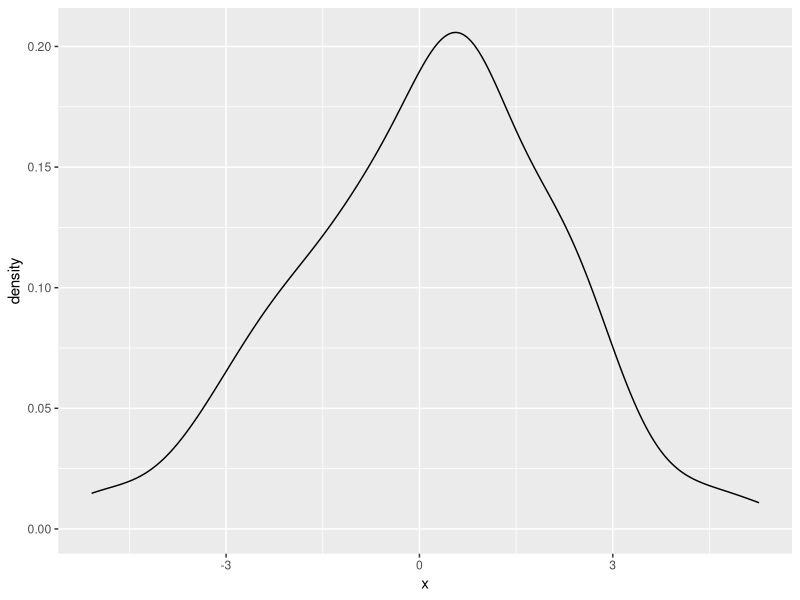
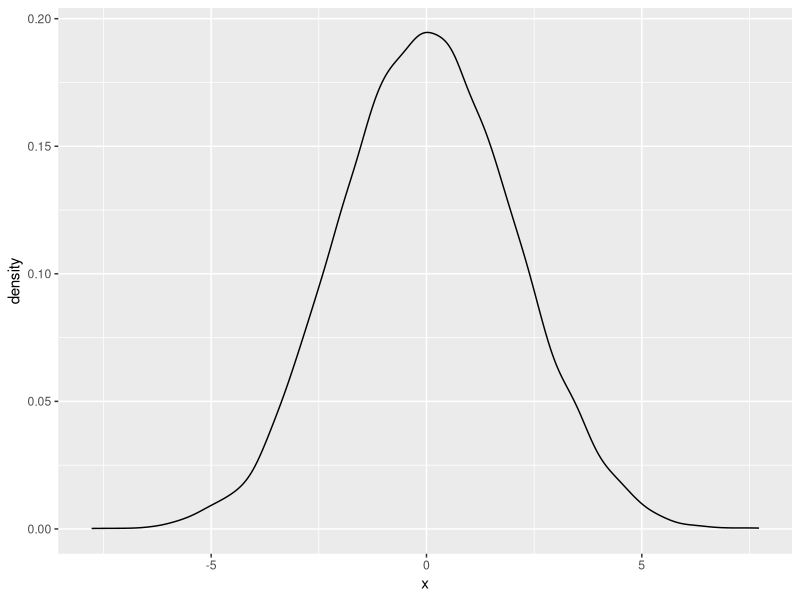
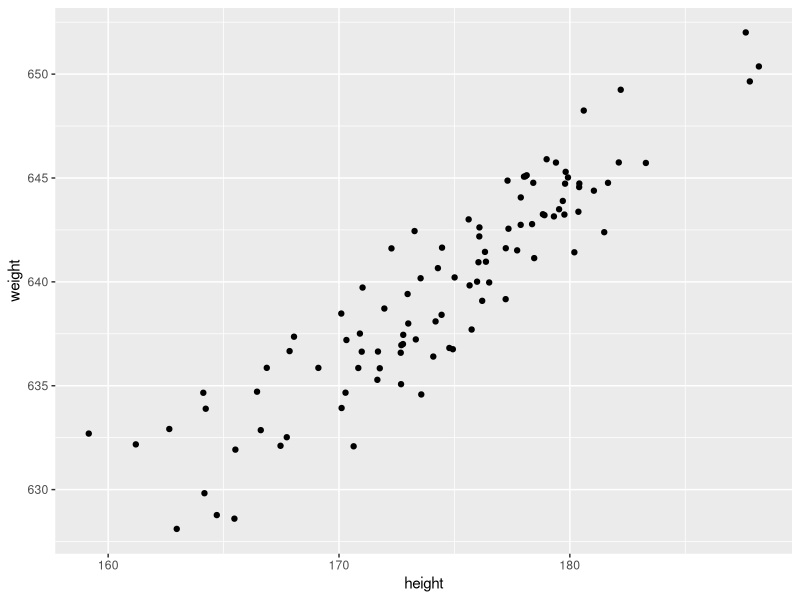

Here is the R script that generated these plots, in order:
## ---- chunk 1
rnorm(n = 100, mean = 0, sd = 2)
## ---- chunk 2
df <- data.frame(
  x = rnorm(n = 100, mean = 0, sd = 2)
)
df
## ---- chunk 3
library(tidyverse)

df %>%
  ggplot(aes(x = x)) +
  geom_density()
## ---- chunk 4
df <- data.frame(
  x = rnorm(n = 10000, mean = 0, sd = 2)
)

df %>%
  ggplot(aes(x = x)) +
  geom_density()
## ---- chunk 5
data <-
  data.frame(
    height = rnorm(100, mean = 175, sd = 6)
  )

data
## ---- chunk 6
rnorm(1, mean = 500 + 0.8 * 170, sd = 2)
rnorm(1, mean = 500 + 0.8 * 165, sd = 2)
## ---- chunk 7
rnorm(2, mean = c(186, 182), sd = 2)
## ---- chunk 8
df <- data %>%
  mutate(
    weight = rnorm(100, mean = 500 + 0.8 * height, sd = 2)
  )

df
## ---- chunk 9
df %>% 
  ggplot(aes(x = height, y = weight)) +
  geom_point()
## ---- chunk 10
fit <- lm(weight ~ 1 + height, data = df)
## ---- chunk 11
fit
